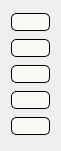
  <widget class="QWidget" name="verticalLayoutWidget_3">
   <property name="geometry">
    <rect>
     <x>460</x>
     <y>160</y>
     <width>61</width>
     <height>151</height>
    </rect>
   </property>
   <layout class="QVBoxLayout" name="verticalLayout_3">
    <item>
     <widget class="QLineEdit" name="NEU_hash_ref">
      <property name="styleSheet">
       <string notr="true">background-color: #FAF9F6;
border: 1px solid black;
height: 1.6em;
border-radius: 5px;</string>
      </property>
     </widget>
    </item>
    <item>
     <widget class="QLineEdit" name="LYM_hash_ref">
      <property name="styleSheet">
       <string notr="true">background-color: #FAF9F6;
border: 1px solid black;
height: 1.6em;
border-radius: 5px;</string>
      </property>
     </widget>
    </item>
    <item>
     <widget class="QLineEdit" name="MON_hash_ref">
      <property name="styleSheet">
       <string notr="true">background-color: #FAF9F6;
border: 1px solid black;
height: 1.6em;
border-radius: 5px;</string>
      </property>
     </widget>
    </item>
    <item>
     <widget class="QLineEdit" name="EOS_hash_ref">
      <property name="styleSheet">
       <string notr="true">background-color: #FAF9F6;
border: 1px solid black;
height: 1.6em;
border-radius: 5px;</string>
      </property>
     </widget>
    </item>
    <item>
     <widget class="QLineEdit" name="BAS_hash_ref">
      <property name="styleSheet">
       <string notr="true">background-color: #FAF9F6;
border: 1px solid black;
height: 1.6em;
border-radius: 5px;</string>
      </property>
     </widget>
    </item>
   </layout>
  </widget>
